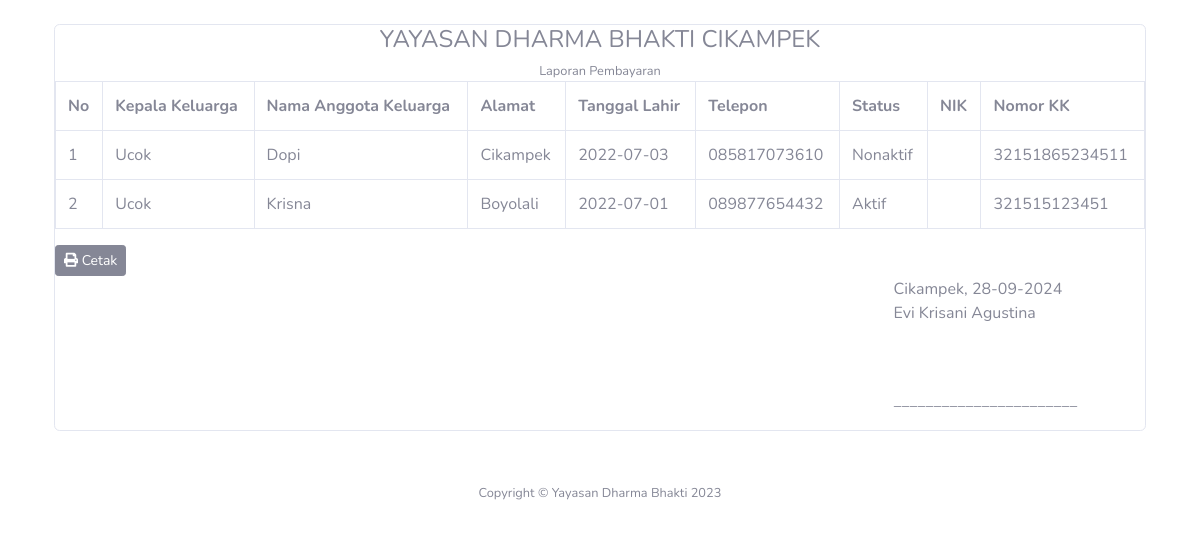
/index.php/admin/laporan/anggota, run on the app's committed database.
### tables this page shows
CREATE TABLE `anggota` (
  `id_anggota` int(11) NOT NULL,
  `nama` varchar(55) NOT NULL,
  `nama_kk` varchar(50) NOT NULL,
  `alamat` varchar(100) NOT NULL,
  `tgl_lahir` varchar(50) NOT NULL,
  `telepon` varchar(20) NOT NULL,
  `status` varchar(55) NOT NULL,
  `no_kk` varchar(55) NOT NULL
);

### application/controllers/admin/Laporan.php (called while the page is built, shortened)
<?php
class Laporan extends CI_Controller
{
    function __construct()
    {
        $this->load->helper('url');
    }
    public function anggota()
    {
        $data = $this->Admin_m->ambil_data($this->session->userdata('id_admin'));
        $data = array(
            'id_admin' => $data->id_admin,
            'nama_admin' => $data->nama_admin,
            'username' => $data->username,
            'password' => $data->password
        );
        $data['title'] = 'Laporan Anggota Keluarga';
        $data['anggota'] = $this->db->get('anggota')->result_array();
        $this->load->view('templates/header', $data);
        $this->load->view('admin/laporan/laporan_anggota', $data);
        $this->load->view('templates/footer');
    }
}

### index.php (called while the page is built, shortened)
<?php
require_once BASEPATH.'core/CodeIgniter.php';

### application/views/admin/laporan/laporan_anggota.php (the view, shortened to what this page needs)
<div class="container py-4">
    <div class="row">
        <div class="col-md">
            <div class="card">
                <h4 class="text-center">YAYASAN DHARMA BHAKTI CIKAMPEK</h4>
                <small class="text-center">Laporan Pembayaran</small>
                <table class="table table-bordered">
                    <tr>
                        <th>No</th>
                        <th>Kepala Keluarga</th>
                        <th>Nama Anggota Keluarga</th>
                        <th>Alamat</th>
                        <th>Tanggal Lahir</th>
                        <th>Telepon</th>
                        <th>Status</th>
                        <th>NIK</th>
                        <th>Nomor KK</th>
                    </tr>
                    <?php $no = 1;
                    foreach ($anggota as $a) : ?>
                        <tr>
                            <td><?php echo $no++ ?></td>
                            <td><?= $a['nama_kk']; ?></td>
                            <td><?= $a['nama']; ?></td>
                            <td><?= $a['alamat']; ?></td>
                            <td><?= $a['tgl_lahir']; ?></td>
                            <td><?= $a['telepon']; ?></td>
                            <td><?= $a['status']; ?></td>
                            <td><?= $a['nik']; ?></td>
                            <td><?= $a['no_kk']; ?></td>
                        </tr>
                    <?php endforeach; ?>
                </table>
                <div class="row">
                    <div class="col-md-2">
                        <a href="" onclick="window.print()" class="btn btn-secondary btn-sm no-print"><i class="fas fa-print"></i> Cetak</a>
                    </div>
                </div>
                <div class="row">
                    <div class="col-md-3 offset-md-9">
                        <table>
                            <tr>
                                <td></td>
                                <td>
                                    <p>Cikampek, <?= date('d-m-Y'); ?><br>
                                        Evi Krisani Agustina</p>
                                    <br><br>
                                    <p>_______________________</p>
                                </td>
                            </tr>
                        </table>
                    </div>
                </div>
            </div>
        </div>
    </div>
</div>

### data on the page
anggota: nama_kk "Ucok", nama "Dopi", alamat "Cikampek", tgl_lahir "2022-07-03", telepon "085817073610", status "Nonaktif", no_kk "32151865234511"
anggota: nama_kk "Ucok", nama "Krisna", alamat "Boyolali", tgl_lahir "2022-07-01", telepon "089877654432", status "Aktif", no_kk "321515123451"
